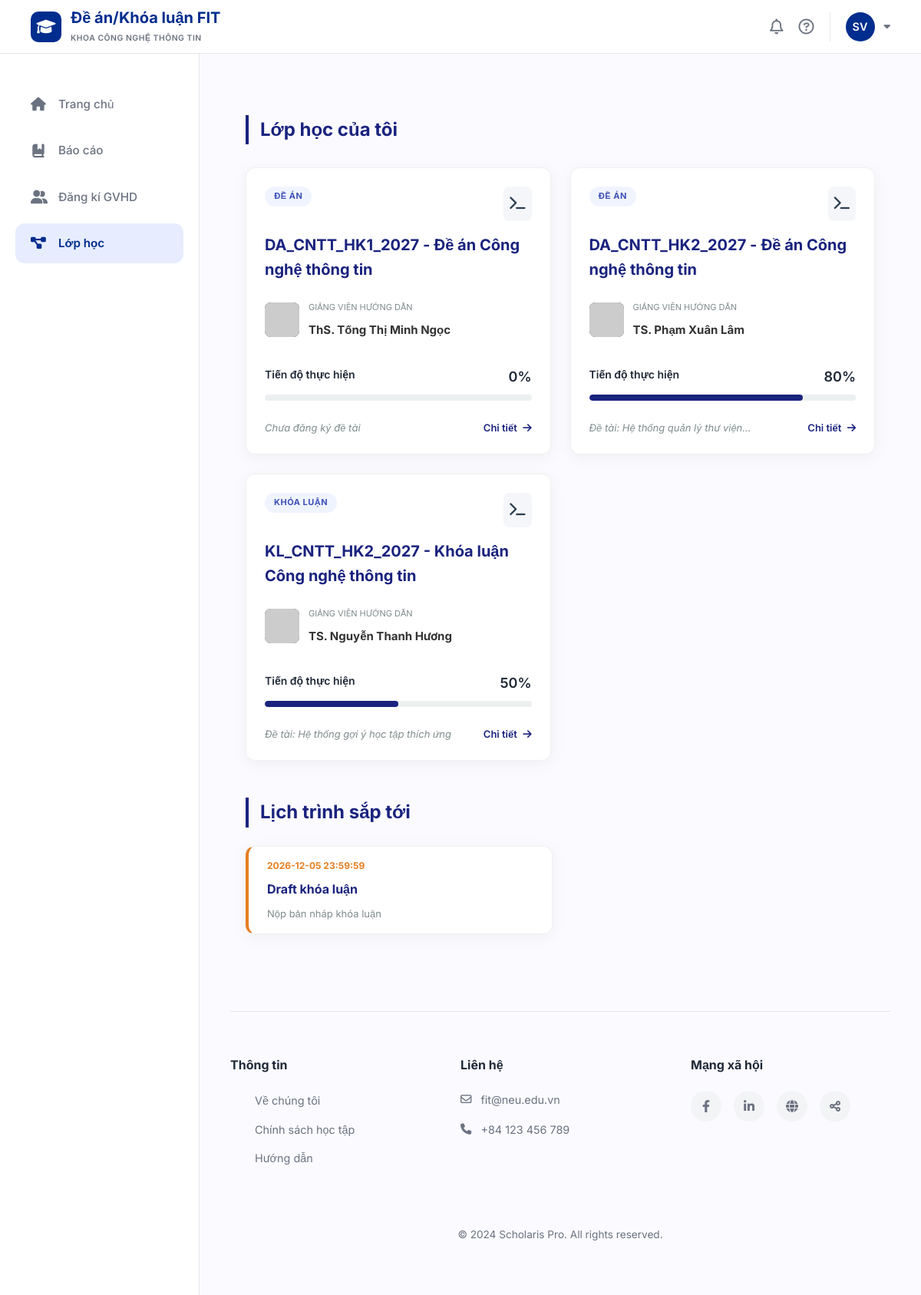
Page /my-projects (signed in) on the committed database.
### tables this page shows
CREATE TABLE classes (
    id INTEGER PRIMARY KEY AUTOINCREMENT,
    class_code VARCHAR(50) NOT NULL UNIQUE,
    class_name VARCHAR(100) NOT NULL,
    course_id INTEGER NOT NULL,
    lecturer_id INTEGER NOT NULL,
    semester_id INTEGER NOT NULL,
    status VARCHAR(20) DEFAULT 'active' CHECK (status IN ('active', 'completed')),
    FOREIGN KEY (course_id) REFERENCES courses(id),
    FOREIGN KEY (lecturer_id) REFERENCES lecturers(id),
    FOREIGN KEY (semester_id) REFERENCES semesters(id)
);

CREATE TABLE course_types (
    id INTEGER PRIMARY KEY AUTOINCREMENT,
    type_name VARCHAR(50) NOT NULL UNIQUE
);

CREATE TABLE users (
    id INTEGER PRIMARY KEY AUTOINCREMENT,
    email VARCHAR(100) NOT NULL UNIQUE,
    password VARCHAR(255) NOT NULL,
    full_name VARCHAR(100) NOT NULL,
    role VARCHAR(20) NOT NULL CHECK (role IN ('student', 'lecturer')),
    phone VARCHAR(20),
    created_at DATETIME DEFAULT CURRENT_TIMESTAMP
);

CREATE TABLE assignments (
    id INTEGER PRIMARY KEY AUTOINCREMENT,
    class_id INTEGER NOT NULL,
    title VARCHAR(200) NOT NULL,
    description TEXT,
    deadline DATETIME NOT NULL,
    max_file_size INTEGER DEFAULT 10,
    allowed_file_types VARCHAR(200),
    created_at DATETIME DEFAULT CURRENT_TIMESTAMP, is_overdue,
    FOREIGN KEY (class_id) REFERENCES classes(id) ON DELETE CASCADE
);

### app/student/myprojects/routes.py (the view)
@myprojects_bp.route('/my-projects')
def my_projects():
    user_id = session.get('user_id') or 1
    conn = get_db()
    conn.row_factory = lambda cursor, row: dict(zip([column[0] for column in cursor.description], row))
    cur = conn.cursor()
    query_classes = """
        SELECT
            c.id, c.class_code, c.class_name,
            u_l.full_name AS lecturer_name,
            ct.type_name AS course_type,
            (SELECT COUNT(*) FROM assignments a WHERE a.class_id = c.id) as total_tasks,
            (SELECT COUNT(*) FROM submissions s
             JOIN assignments a ON s.assignment_id = a.id
             WHERE a.class_id = c.id AND s.student_id = st.id) as completed_tasks,
            (SELECT title FROM topics t WHERE t.class_id = c.id AND t.student_id = st.id LIMIT 1) as current_topic
        FROM classes c
        JOIN class_students cs ON c.id = cs.class_id
        JOIN students st ON cs.student_id = st.id
        JOIN lecturers l ON c.lecturer_id = l.id
        JOIN users u_l ON l.user_id = u_l.id
        JOIN courses cr ON c.course_id = cr.id
        JOIN course_types ct ON cr.course_type_id = ct.id
        WHERE st.user_id = ?
    """
    cur.execute(query_classes, (user_id,))
    registrations = cur.fetchall()
    for item in registrations:
        if item['total_tasks'] > 0:
            item['progress_percent'] = int((item['completed_tasks'] / item['total_tasks']) * 100)
        else:
            item['progress_percent'] = 0
    query_schedule = """
        SELECT a.title, a.deadline, a.description
        FROM assignments a
        JOIN class_students cs ON a.class_id = cs.class_id
        JOIN students st ON cs.student_id = st.id
        LEFT JOIN submissions s ON a.id = s.assignment_id AND s.student_id = st.id
        WHERE st.user_id = ? AND s.id IS NULL AND a.deadline > DATETIME('now')
        ORDER BY a.deadline ASC
        LIMIT 1
    """
    cur.execute(query_schedule, (user_id,))
    upcoming_event = cur.fetchone()
    return render_template('student/myprojects.html',
                           registrations=registrations,
                           upcoming_event=upcoming_event)

### app/database.py (called while the page is built)
def get_db():
    if 'db' not in g:
        g.db = sqlite3.connect(DB_PATH, timeout=30)
        g.db.row_factory = sqlite3.Row
        try:
            g.db.execute("PRAGMA journal_mode=WAL")
            g.db.execute("PRAGMA foreign_keys=ON")
        except sqlite3.OperationalError:
            pass
    return g.db

### templates/student/myprojects.html (shortened to what this page needs)
{% extends "student/base.html" %}
{% block content %}
<link rel="stylesheet" href="https://cdnjs.cloudflare.com/ajax/libs/font-awesome/6.0.0/css/all.min.css">
<div class="container main-container">
    <div class="section-title">Lớp học của tôi</div>
    <div class="project-grid">
        {% for item in registrations %}
        <div class="project-card">
            <div class="card-top">
                <span class="type-badge">{{ item['course_type'] }}</span>
                <div class="icon-box"><i class="fas fa-terminal"></i></div>
            </div>
            <div class="class-code-title">
                {{ item['class_code'] }} - {{ item['class_name'] }}
            </div>
            <div class="lecturer-info">
                <img src="https://ui-avatars.com/api/?name={{ item['lecturer_name'] }}&background=2c3e50&color=fff" class="lecturer-avatar">
                <div class="lecturer-details">
                    <p>GIẢNG VIÊN HƯỚNG DẪN</p>
                    <div class="lecturer-name">{{ item['lecturer_name'] }}</div>
                </div>
            </div>
            <div class="progress-section">
                <div class="progress-label">
                    <span>Tiến độ thực hiện</span>
                    <span style="font-size: 18px;">{{ item['progress_percent'] }}%</span>
                </div>
                <div class="progress">
                    <div class="progress-bar" role="progressbar" style="width: {{ item['progress_percent'] }}%;"></div>
                </div>
            </div>
            <div class="card-footer-info">
                <span class="status-text">
                    {% if item['current_topic'] %}
                        Đề tài: {{ item['current_topic'] | truncate(30) }}
                    {% else %}
                        Chưa đăng ký đề tài
                    {% endif %}
                </span>
                <a href="{{ url_for('myprojects.project_detail', id=item['id']) }}" class="detail-link">
                    Chi tiết <i class="fas fa-arrow-right ms-1"></i>
                </a>
            </div>
        </div>
        {% else %}
        <div class="project-card empty-card">
            <i class="fas fa-folder-open fa-3x mb-3" style="color: #e0e0e0;"></i>
            <h5 style="color: #2c3e50; font-weight: 700;">Trống</h5>
            <p class="px-4">Bạn chưa tham gia lớp học nào trong học kỳ này.</p>
        </div>
        {% endfor %}
    </div>
    <div class="section-title mt-custom-lg mb-4">Lịch trình sắp tới</div>
    <div style="max-width: 400px;">
        {% if upcoming_event %}
        <div class="project-card" style="padding: 15px 24px; border-left: 4px solid #e67e22;">
            <p style="color: #e67e22; font-weight: 700; font-size: 12px; margin-bottom: 5px;">
                {{ upcoming_event['deadline'] }}
            </p>
            <h6 style="font-weight: 700; color: #1a237e;">{{ upcoming_event['title'] }}</h6>
            <p style="font-size: 13px; color: #7f8c8d; margin: 0;">{{ upcoming_event['description'] | truncate(100) }}</p>
        </div>
        {% else %}
        <p class="text-muted italic">Không có lịch trình sắp tới.</p>
        {% endif %}
    </div>
</div>
{% endblock %}

### templates/student/base.html (style rules this page uses)
:root { --primary-color: #002D8E; --primary-light: #E7EDFF; --bg-page: #FBFBFF; --white: #FFFFFF; --text-dark: #1F2937; --text-muted: #6B7280; --border-color: #E5E7EB; --sidebar-width: 260px; --header-height: 70px; --shadow: 0 4px 12px rgba(0, 0, 0, 0.05); --transition: all 0.3s ease; }
* { margin: 0; padding: 0; box-sizing: border-box; font-family: 'Inter', sans-serif; }
body { background-color: var(--bg-page); color: var(--text-dark); min-height: 100vh; display: flex; flex-direction: column; }

### templates/student/myprojects.html (style rules this page uses)
body { background-color: #FBFBFF; font-family: 'Inter', sans-serif; line-height: 1.6; }
.main-container { padding: 40px 20px; max-width: 1200px; margin: auto; }
.section-title { font-size: 24px; font-weight: 700; color: #1a237e; border-left: 4px solid #1a237e; padding-left: 15px; margin-bottom: 30px; display: flex; align-items: center; }
.project-grid { display: grid; grid-template-columns: repeat(auto-fill, minmax(350px, 1fr)); gap: 25px; }
.project-card { background: #ffffff; border-radius: 12px; padding: 24px; box-shadow: 0 4px 20px rgba(0, 0, 0, 0.05); position: relative; transition: transform 0.2s; border: 1px solid #f0f0f0; }
.card-top { display: flex; justify-content: space-between; align-items: flex-start; margin-bottom: 15px; }
.type-badge { background: #f0f4ff; color: #3f51b5; font-size: 11px; font-weight: 700; padding: 4px 12px; border-radius: 20px; text-transform: uppercase; letter-spacing: 0.5px; }
.icon-box { background: #f5f6fa; color: #2c3e50; padding: 8px; border-radius: 8px; font-size: 18px; }
.class-code-title { font-size: 20px; font-weight: 700; color: #1a237e; margin-bottom: 25px; }
.lecturer-info { display: flex; align-items: center; margin-bottom: 35px; }
.lecturer-avatar { width: 45px; height: 45px; border-radius: 8px; background: #2c3e50; margin-right: 12px; object-fit: cover; }
.lecturer-details p { margin: 0; font-size: 11px; color: #7f8c8d; margin-bottom: 4px; }
.lecturer-name { font-weight: 700; color: #333; font-size: 15px; }
.progress-section { margin-top: 20px; margin-top: 30px; }
.progress-label { display: flex; justify-content: space-between; font-weight: 600; font-size: 14px; margin-bottom: 8px; }
.progress { height: 8px; border-radius: 10px; background-color: #ecf0f1; }
.progress-bar { background-color: #1a237e; border-radius: 10px; }
.card-footer-info { margin-top: 25px; display: flex; justify-content: space-between; align-items: center; font-size: 13px; }
.status-text { color: #7f8c8d; font-style: italic; }
.detail-link { color: #1a237e; text-decoration: none; font-weight: 600; }
.mt-custom-lg { margin-top: 3rem !important; }
.project-card p { line-height: 1.6; margin-bottom: 0.5rem; }
.project-card h6 { margin: 12px 0; }

### rows in the picture
classes: course_type "ĐỀ ÁN", class_code "DA_CNTT_HK1_2027", class_name "Đề án Công nghệ thông tin", lecturer_name "ThS. Tống Thị Minh Ngọc", progress_percent "0", shows "Chưa đăng ký đề tài"
classes: course_type "ĐỀ ÁN", class_code "DA_CNTT_HK2_2027", class_name "Đề án Công nghệ thông tin", lecturer_name "TS. Phạm Xuân Lâm", progress_percent "80", current_topic "Hệ thống quản lý thư viện..."
classes: course_type "KHÓA LUẬN", class_code "KL_CNTT_HK2_2027", class_name "Khóa luận Công nghệ thông tin", lecturer_name "TS. Nguyễn Thanh Hương", progress_percent "50", current_topic "Hệ thống gợi ý học tập thích ứng"
assignments: deadline "2026-12-05 23:59:59", title "Draft khóa luận", description "Nộp bản nháp khóa luận"
